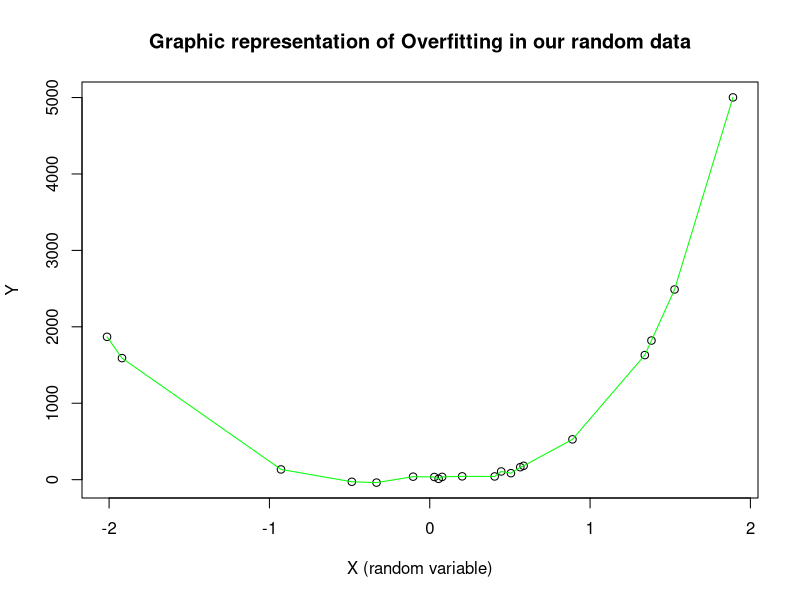

Recreate this plot in R.
x = rnorm(20) 
y = 3 + 3*x + 190*x^2 + 250*x^3 +200*x^4 +  rnorm(length(x),0,50) 
z = x^2
f = x^3
p = x^4

linearmodel = lm(y~x + z + f + p) #model fitting
summary(linearmodel)


calculateRMSE<-function(predictedValues, actualValues){
  err<- sqrt( mean((actualValues - predictedValues)^2)  )
  return( err )
}

kFoldCrossValidation<-function(data, frml, k){
  dataset<-data[sample(nrow(data)),]
  folds <- cut(seq(1,nrow(dataset)), breaks=k, labels=FALSE)
  RMSE<-vector()
  for(i in 1:k){
    testIndexes <- which(folds==i,arr.ind=TRUE)
    testData <- dataset[testIndexes, ]
    trainData <- dataset[-testIndexes, ]
    training.linear.model<-lm( frml, data = trainData)
    test.linear.model<-lm( frml, data = trainData)
    k = lm( frml, data = trainData)
    r2 = summary(k)$r.squared
    predicted<-predict(training.linear.model, trainData)
    trainingdataerror<-calculateRMSE(predicted, trainData[, "y"])
    trainerror<-c(RMSE,trainingdataerror)
    predicted<-predict(test.linear.model, testData)
    error<-calculateRMSE(predicted, testData[, "y"])
    RMSE<-c(RMSE, error)
  }
  errorlist = c(mean(RMSE),r2 , trainerror)
  return(errorlist )# Επιστροφή μέσης τιμής των σφαλμάτων που προέκυψαν απ'όλα τα τμήματα ελέγχου
}

modelMeanRMSE<-vector()
lamodel = cbind.data.frame(y,x,z,f,p)
predictionModels<-vector()
predictionModels[1]<-"y ~ x + z  + f + p "

for (k in 1:length(predictionModels)){
  modelErr<-kFoldCrossValidation(lamodel, as.formula(predictionModels[k]), 10)
  modelMeanRMSE<-c(modelMeanRMSE, modelErr)
  print( sprintf("Linear regression model [%s]: generalization error [%f]", predictionModels[k], modelErr[1] ) )
  print( sprintf("R spuared for the training data is [%f]", modelErr[2] ) )
  print( sprintf("training error is [%f]", modelErr[3] ) )
}
plot(x,y, xlab = "X (random variable)", ylab = "Y", main = "Graphic representation of Overfitting in our random data" ) #plot for data
smoothspline = smooth.spline(x,y,df = 20) # line fitting
lines(smoothspline, col = "green")
